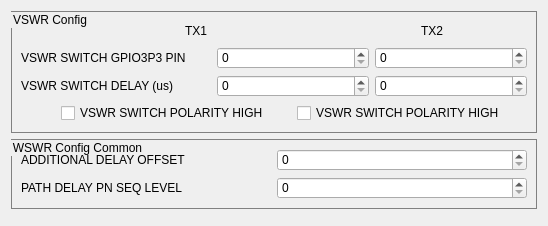
         <widget class="QWidget" name="tab_6">
          <attribute name="title">
           <string>VSWR Settings</string>
          </attribute>
          <layout class="QVBoxLayout" name="verticalLayout_13">
           <item>
            <widget class="QGroupBox" name="groupBox_10">
             <property name="maximumSize">
              <size>
               <width>16777215</width>
               <height>200</height>
              </size>
             </property>
             <property name="styleSheet">
              <string notr="true">QGroupBox{
border:1px solid gray;
}</string>
             </property>
             <property name="title">
              <string>VSWR Config</string>
             </property>
             <layout class="QVBoxLayout" name="verticalLayout_58">
              <item>
               <layout class="QVBoxLayout" name="verticalLayout_12">
                <item>
                 <layout class="QHBoxLayout" name="horizontalLayout_45">
                  <item>
                   <spacer name="horizontalSpacer_5">
                    <property name="orientation">
                     <enum>Qt::Horizontal</enum>
                    </property>
                    <property name="sizeType">
                     <enum>QSizePolicy::Minimum</enum>
                    </property>
                    <property name="sizeHint" stdset="0">
                     <size>
                      <width>40</width>
                      <height>20</height>
                     </size>
                    </property>
                   </spacer>
                  </item>
                  <item>
                   <widget class="QLabel" name="label_47">
                    <property name="styleSheet">
                     <string notr="true">QLabel{
min-width:270px;
}</string>
                    </property>
                    <property name="text">
                     <string>TX1</string>
                    </property>
                    <property name="alignment">
                     <set>Qt::AlignCenter</set>
                    </property>
                   </widget>
                  </item>
                  <item>
                   <widget class="QLabel" name="label_48">
                    <property name="styleSheet">
                     <string notr="true">QLabel{
min-width:190px;
}</string>
                    </property>
                    <property name="text">
                     <string>TX2</string>
                    </property>
                    <property name="alignment">
                     <set>Qt::AlignCenter</set>
                    </property>
                   </widget>
                  </item>
                 </layout>
                </item>
                <item>
                 <layout class="QHBoxLayout" name="horizontalLayout_47">
                  <item>
                   <widget class="QLabel" name="label_43">
                    <property name="styleSheet">
                     <string notr="true">QLabel{
min-width:190px;
}</string>
                    </property>
                    <property name="text">
                     <string>VSWR SWITCH GPIO3P3 PIN</string>
                    </property>
                   </widget>
                  </item>
                  <item>
                   <widget class="QSpinBox" name="vswr_settings_txt_vswr_switch_gpio_3p3_pint_tx1"/>
                  </item>
                  <item>
                   <widget class="QSpinBox" name="vswr_settings_txt_vswr_switch_gpio_3p3_pint_tx2_38"/>
                  </item>
                 </layout>
                </item>
                <item>
                 <layout class="QHBoxLayout" name="horizontalLayout_46">
                  <item>
                   <widget class="QLabel" name="label_44">
                    <property name="styleSheet">
                     <string notr="true">QLabel{
min-width:190px;
}</string>
                    </property>
                    <property name="text">
                     <string>VSWR SWITCH DELAY (us)</string>
                    </property>
                   </widget>
                  </item>
                  <item>
                   <widget class="QSpinBox" name="vswr_settings_txt_vswr_switch_delay_tx1"/>
                  </item>
                  <item>
                   <widget class="QSpinBox" name="vswr_settings_txt_vswr_switch_delay_tx2"/>
                  </item>
                 </layout>
                </item>
                <item>
                 <layout class="QHBoxLayout" name="horizontalLayout_48">
                  <item>
                   <spacer name="horizontalSpacer_24">
                    <property name="orientation">
                     <enum>Qt::Horizontal</enum>
                    </property>
                    <property name="sizeType">
                     <enum>QSizePolicy::Minimum</enum>
                    </property>
                    <property name="sizeHint" stdset="0">
                     <size>
                      <width>40</width>
                      <height>20</height>
                     </size>
                    </property>
                   </spacer>
                  </item>
                  <item>
                   <widget class="QCheckBox" name="vswr_settings_chk_vswr_switch_ploarity_tx1">
                    <property name="text">
                     <string>VSWR SWITCH POLARITY HIGH</string>
                    </property>
                   </widget>
                  </item>
                  <item>
                   <widget class="QCheckBox" name="vswr_settings_chk_vswr_switch_ploarity_tx2">
                    <property name="text">
                     <string>VSWR SWITCH POLARITY HIGH</string>
                    </property>
                   </widget>
                  </item>
                 </layout>
                </item>
               </layout>
              </item>
             </layout>
            </widget>
           </item>
           <item>
            <widget class="QGroupBox" name="groupBox_11">
             <property name="maximumSize">
              <size>
               <width>16777215</width>
               <height>200</height>
              </size>
             </property>
             <property name="styleSheet">
              <string notr="true">QGroupBox{
border:1px solid gray;
}</string>
             </property>
             <property name="title">
              <string>WSWR Config Common</string>
             </property>
             <layout class="QVBoxLayout" name="verticalLayout_59">
              <item>
               <layout class="QVBoxLayout" name="verticalLayout_11">
                <item>
                 <layout class="QHBoxLayout" name="horizontalLayout_43">
                  <item>
                   <widget class="QLabel" name="label_45">
                    <property name="text">
                     <string>ADDITIONAL DELAY OFFSET</string>
                    </property>
                   </widget>
                  </item>
                  <item>
                   <widget class="QSpinBox" name="vswr_settings_txt_additional_delay_offset"/>
                  </item>
                 </layout>
                </item>
                <item>
                 <layout class="QHBoxLayout" name="horizontalLayout_44">
                  <item>
                   <widget class="QLabel" name="label_46">
                    <property name="text">
                     <string>PATH DELAY PN SEQ LEVEL</string>
                    </property>
                   </widget>
                  </item>
                  <item>
                   <widget class="QSpinBox" name="vswr_settings_txt_path_delay_pn_seq_level"/>
                  </item>
                 </layout>
                </item>
               </layout>
              </item>
             </layout>
            </widget>
           </item>
           <item>
            <widget class="QWidget" name="widget_3" native="true"/>
           </item>
          </layout>
         </widget>
